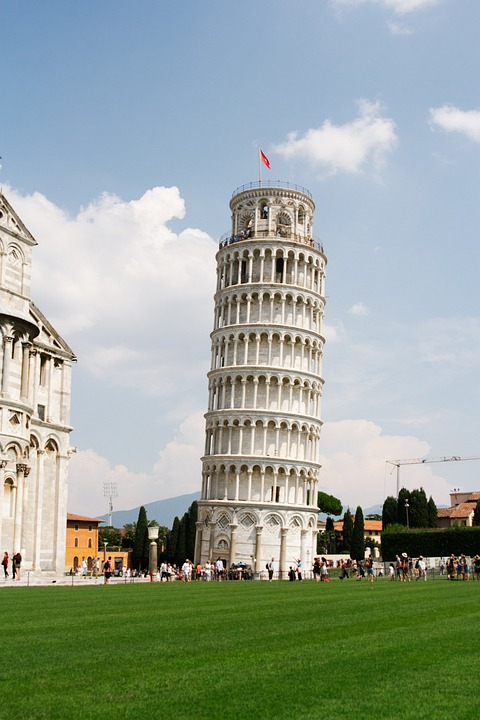
#> input picture assets/pisa.jpg, 480 x 720 px
$ python 2.py
#> lines starting #> are read from the running program, lines starting #| are printed output that depends on the picture
import cv2
import numpy as np
from matplotlib import pyplot as plt

img = cv2.imread('../assets/pisa.jpg',0)
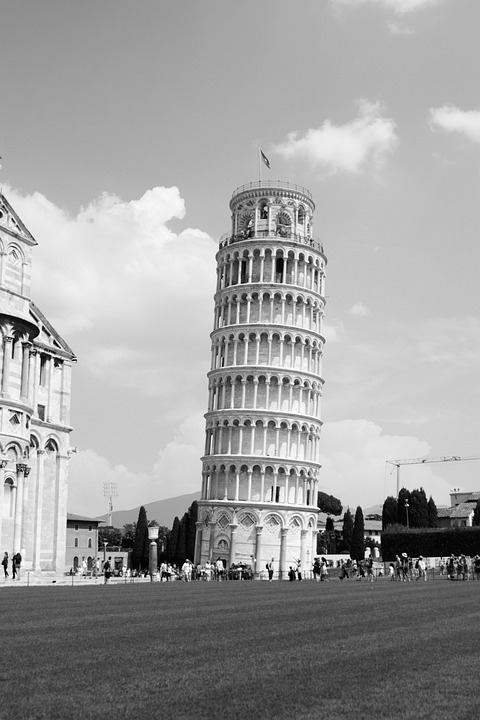
#> img: shape (720, 480); min 0, max 255, mean 158.7


def rotate_bound(image, angle):
    # grab the dimensions of the image and then determine the
    # center
#> called with angle = -3
    (h, w) = image.shape[:2]
#> h = 720; w = 480
    (cX, cY) = (w // 2, h // 2)
#> cX = 240; cY = 360
    # grab the rotation matrix (applying the negative of the
    # angle to rotate clockwise), then grab the sine and cosine
    # (i.e., the rotation components of the matrix)
    M = cv2.getRotationMatrix2D((cX, cY), -angle, 1.0)
    cos = np.abs(M[0, 0])
#> cos = 0.999
    sin = np.abs(M[0, 1])
#> sin = 0.0523
    # compute the new bounding dimensions of the image
    nW = int((h * sin) + (w * cos))
#> nW = 517
    nH = int((h * cos) + (w * sin))
#> nH = 744
    # adjust the rotation matrix to take into account translation
    M[0, 2] += (nW / 2) - cX
    M[1, 2] += (nH / 2) - cY
    # perform the actual rotation and return the image
    return cv2.warpAffine(image, M, (nW, nH))
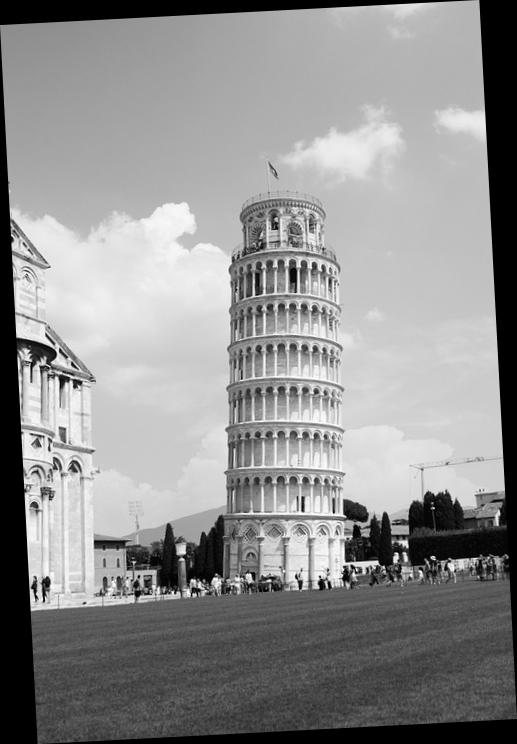
#> returned value: shape (744, 517); min 0, max 255, mean 142.6

rotated = rotate_bound(img,-3)

cv2.imshow("Rotated image",rotated)

cv2.waitKey(0)
cv2.destroyAllWindows()

$ run again, with assets/pout-bright.jpg copied over assets/pisa.jpg
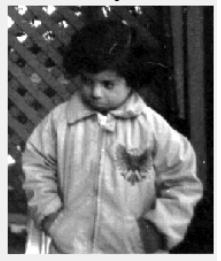
#> input picture assets/pout-bright.jpg, 221 x 261 px
#> img is the input picture: shape (261, 221); min 0, max 255, mean 114.2
#> in rotate_bound, `return cv2.warpAffine(image, M, (nW, nH))`:
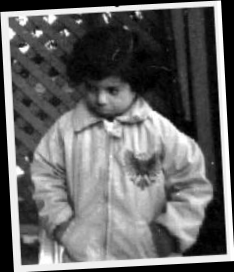
#> returned value: shape (272, 234); min 0, max 255, mean 103.5
